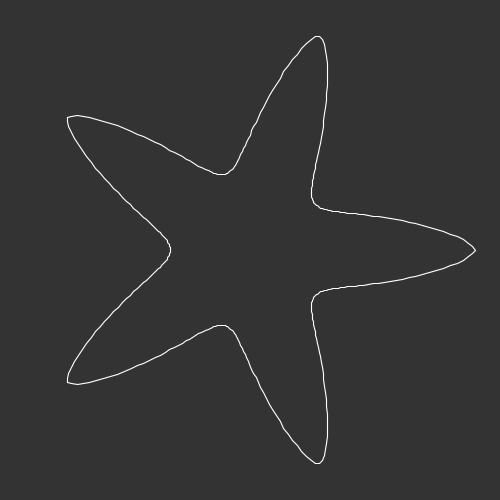
Frame 1 (no input)
Frame 2 (the mouse pressed at the canvas centre, redrawn once): identical to frame 1, image omitted

The Processing sketch that drew this single still picture (run headless with seeded random() and noise(); the mouse was pressed at the canvas centre and the sketch redrawn once):

// Processing sketch: C23_Supershapes
// ── C23_Supershapes.pde
// http://paulbourke.net/geometry/supershape/

float a = 1, b = 1;
float n1 = 0.1, n2 = 1.7, n3 = 1.7;
float m = 5;


void setup() {
  size(500, 500);
  noLoop();
}



void draw() {
  translate(width/2, height/2);
  scale(0.9 * width/2, 0.9 * height/2);
  background(51);
  
  stroke(255);
  strokeWeight(0.005);
  noFill();
  beginShape();
  for (float theta = 0; theta < TWO_PI; theta += PI/200) {  
    float apart = pow(abs(1.0/a * cos(m/4.0 * theta)), n2);
    float bpart = pow(abs(1.0/b * sin(m/4.0 * theta)), n3);
    float r = 1.0 / pow(apart + bpart, 1.0/n1);
    
    float x = r * cos(theta);
    float y = r * sin(theta);
    vertex(x, y);
  }
  endShape(CLOSE);
}
